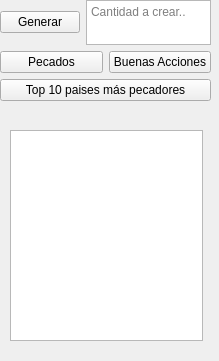
<?xml version="1.0" encoding="UTF-8"?>
<ui version="4.0">
 <class>WorldWindow</class>
 <widget class="QMainWindow" name="WorldWindow">
  <property name="geometry">
   <rect>
    <x>0</x>
    <y>0</y>
    <width>219</width>
    <height>361</height>
   </rect>
  </property>
  <property name="sizePolicy">
   <sizepolicy hsizetype="Ignored" vsizetype="Ignored">
    <horstretch>0</horstretch>
    <verstretch>0</verstretch>
   </sizepolicy>
  </property>
  <property name="windowTitle">
   <string>Mundo</string>
  </property>
  <property name="windowIcon">
   <iconset resource="resources.qrc">
    <normaloff>:/new/prefix1/worldwide.png</normaloff>:/new/prefix1/worldwide.png</iconset>
  </property>
  <widget class="QWidget" name="centralwidget">
   <property name="sizePolicy">
    <sizepolicy hsizetype="Ignored" vsizetype="Ignored">
     <horstretch>0</horstretch>
     <verstretch>0</verstretch>
    </sizepolicy>
   </property>
   <property name="whatsThis">
    <string>Vertical Layout
</string>
   </property>
   <widget class="QWidget" name="verticalWidget" native="true">
    <property name="geometry">
     <rect>
      <x>0</x>
      <y>0</y>
      <width>211</width>
      <height>121</height>
     </rect>
    </property>
    <property name="minimumSize">
     <size>
      <width>100</width>
      <height>100</height>
     </size>
    </property>
    <layout class="QVBoxLayout" name="verticalLayout">
     <item>
      <layout class="QHBoxLayout" name="horizontalLayout">
       <item>
        <widget class="QPushButton" name="generatePeople">
         <property name="text">
          <string>Generar</string>
         </property>
        </widget>
       </item>
       <item>
        <widget class="QPlainTextEdit" name="people">
         <property name="enabled">
          <bool>true</bool>
         </property>
         <property name="sizePolicy">
          <sizepolicy hsizetype="Minimum" vsizetype="Minimum">
           <horstretch>0</horstretch>
           <verstretch>0</verstretch>
          </sizepolicy>
         </property>
         <property name="minimumSize">
          <size>
           <width>10</width>
           <height>10</height>
          </size>
         </property>
         <property name="placeholderText">
          <string>Cantidad a crear..</string>
         </property>
        </widget>
       </item>
      </layout>
     </item>
     <item>
      <layout class="QHBoxLayout" name="horizontalLayout_3">
       <item>
        <widget class="QPushButton" name="generateSins">
         <property name="text">
          <string>Pecados</string>
         </property>
        </widget>
       </item>
       <item>
        <widget class="QPushButton" name="generateGoodDeeds">
         <property name="text">
          <string>Buenas Acciones</string>
         </property>
        </widget>
       </item>
      </layout>
     </item>
     <item>
      <widget class="QPushButton" name="top10">
       <property name="text">
        <string>Top 10 paises más pecadores</string>
       </property>
      </widget>
     </item>
     <item>
      <widget class="QLabel" name="humansCount">
       <property name="text">
        <string/>
       </property>
      </widget>
     </item>
    </layout>
   </widget>
   <widget class="QListWidget" name="list">
    <property name="geometry">
     <rect>
      <x>10</x>
      <y>130</y>
      <width>193</width>
      <height>211</height>
     </rect>
    </property>
   </widget>
  </widget>
 </widget>
 <resources>
  <include location="resources.qrc"/>
 </resources>
 <connections/>
</ui>
